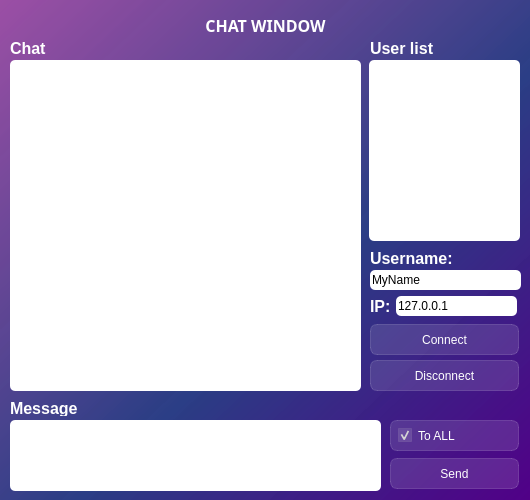
<?xml version="1.0" encoding="UTF-8"?>
<ui version="4.0">
 <class>Dialog</class>
 <widget class="QWidget" name="Dialog">
  <property name="geometry">
   <rect>
    <x>0</x>
    <y>0</y>
    <width>530</width>
    <height>500</height>
   </rect>
  </property>
  <property name="minimumSize">
   <size>
    <width>530</width>
    <height>500</height>
   </size>
  </property>
  <property name="maximumSize">
   <size>
    <width>530</width>
    <height>500</height>
   </size>
  </property>
  <property name="windowTitle">
   <string>Super chat</string>
  </property>
  <property name="styleSheet">
   <string notr="true">background: qlineargradient(spread:pad, x1:1, y1:1, x2:0, y2:0, stop:0 rgba(81, 0, 135, 255), stop:0.427447 rgba(41, 61, 132, 235), stop:1 rgba(155, 79, 165, 255));
</string>
  </property>
  <widget class="QListWidget" name="lwLog">
   <property name="geometry">
    <rect>
     <x>10</x>
     <y>60</y>
     <width>351</width>
     <height>331</height>
    </rect>
   </property>
   <property name="styleSheet">
    <string notr="true">background:  rgb(255, 255, 255);
border-radius: 5px;</string>
   </property>
   <property name="resizeMode">
    <enum>QListView::Fixed</enum>
   </property>
  </widget>
  <widget class="QListWidget" name="lwUsers">
   <property name="geometry">
    <rect>
     <x>369</x>
     <y>60</y>
     <width>151</width>
     <height>181</height>
    </rect>
   </property>
   <property name="minimumSize">
    <size>
     <width>140</width>
     <height>160</height>
    </size>
   </property>
   <property name="styleSheet">
    <string notr="true">background:  rgb(255, 255, 255);
color: black;
border-radius: 5px;</string>
   </property>
   <property name="selectionMode">
    <enum>QAbstractItemView::MultiSelection</enum>
   </property>
   <property name="sortingEnabled">
    <bool>true</bool>
   </property>
  </widget>
  <widget class="QPlainTextEdit" name="pteMessage">
   <property name="geometry">
    <rect>
     <x>10</x>
     <y>420</y>
     <width>371</width>
     <height>71</height>
    </rect>
   </property>
   <property name="styleSheet">
    <string notr="true">background:  rgb(255, 255, 255);
color: black;
border-radius: 5px;</string>
   </property>
  </widget>
  <widget class="QLabel" name="msg_label">
   <property name="geometry">
    <rect>
     <x>10</x>
     <y>400</y>
     <width>81</width>
     <height>16</height>
    </rect>
   </property>
   <property name="styleSheet">
    <string notr="true">color: white;
font-weight: bold;
font-size: 12pt;
background-color: none;
border: none;</string>
   </property>
   <property name="text">
    <string>Message</string>
   </property>
  </widget>
  <widget class="QLabel" name="chat_label">
   <property name="geometry">
    <rect>
     <x>10</x>
     <y>40</y>
     <width>81</width>
     <height>16</height>
    </rect>
   </property>
   <property name="styleSheet">
    <string notr="true">color: white;
font-weight: bold;
font-size: 12pt;
background-color: none;
border: none;</string>
   </property>
   <property name="text">
    <string>Chat</string>
   </property>
  </widget>
  <widget class="QLabel" name="usr_label">
   <property name="geometry">
    <rect>
     <x>370</x>
     <y>40</y>
     <width>141</width>
     <height>16</height>
    </rect>
   </property>
   <property name="styleSheet">
    <string notr="true">color: white;
font-weight: bold;
font-size: 12pt;
background-color: none;
border: none;</string>
   </property>
   <property name="text">
    <string>User list</string>
   </property>
  </widget>
  <widget class="QLabel" name="label_3">
   <property name="geometry">
    <rect>
     <x>10</x>
     <y>10</y>
     <width>511</width>
     <height>31</height>
    </rect>
   </property>
   <property name="font">
    <font>
     <family>Monotype Corsiva</family>
     <pointsize>12</pointsize>
     <bold>true</bold>
    </font>
   </property>
   <property name="layoutDirection">
    <enum>Qt::LeftToRight</enum>
   </property>
   <property name="styleSheet">
    <string notr="true">color: white;
font-weight: bold;
font-size: 12pt;
background-color: none;
border: none;</string>
   </property>
   <property name="text">
    <string>CHAT WINDOW</string>
   </property>
   <property name="alignment">
    <set>Qt::AlignCenter</set>
   </property>
  </widget>
  <widget class="QCheckBox" name="cbToAll">
   <property name="enabled">
    <bool>false</bool>
   </property>
   <property name="geometry">
    <rect>
     <x>390</x>
     <y>420</y>
     <width>129</width>
     <height>31</height>
    </rect>
   </property>
   <property name="styleSheet">
    <string notr="true">QCheckBox{
	padding-left: 7px;
	color: rgb(255, 255, 255);
	background-color:rgba(255,255,255,30);
	border: 1px solid rgba(255,255,255,40);
	border-radius:7px;
}</string>
   </property>
   <property name="text">
    <string>To ALL</string>
   </property>
   <property name="checked">
    <bool>true</bool>
   </property>
  </widget>
  <widget class="QPushButton" name="pbSend">
   <property name="enabled">
    <bool>false</bool>
   </property>
   <property name="geometry">
    <rect>
     <x>390</x>
     <y>458</y>
     <width>129</width>
     <height>31</height>
    </rect>
   </property>
   <property name="styleSheet">
    <string notr="true">QPushButton{
	color: rgb(255, 255, 255);
    background-color:rgba(255,255,255,30);
    border: 1px solid rgba(255,255,255,40);
    border-radius:7px;
}

QPushButton:hover{
	background-color:rgba(255,255,255,30);
}

QPushButton:pressed{
	background-color:rgba(255,255,255,70);
}</string>
   </property>
   <property name="text">
    <string>Send</string>
   </property>
  </widget>
  <widget class="QLineEdit" name="leName">
   <property name="geometry">
    <rect>
     <x>370</x>
     <y>270</y>
     <width>151</width>
     <height>20</height>
    </rect>
   </property>
   <property name="styleSheet">
    <string notr="true">background:  rgb(255, 255, 255);
color: black;
border-radius: 5px;</string>
   </property>
   <property name="text">
    <string>MyName</string>
   </property>
  </widget>
  <widget class="QLineEdit" name="leHost">
   <property name="geometry">
    <rect>
     <x>396</x>
     <y>296</y>
     <width>121</width>
     <height>20</height>
    </rect>
   </property>
   <property name="styleSheet">
    <string notr="true">background:  rgb(255, 255, 255);
color: black;
border-radius: 5px;</string>
   </property>
   <property name="text">
    <string>127.0.0.1</string>
   </property>
  </widget>
  <widget class="QPushButton" name="pbConnect">
   <property name="geometry">
    <rect>
     <x>370</x>
     <y>324</y>
     <width>149</width>
     <height>31</height>
    </rect>
   </property>
   <property name="styleSheet">
    <string notr="true">QPushButton{
	color: rgb(255, 255, 255);
    background-color:rgba(255,255,255,30);
    border: 1px solid rgba(255,255,255,40);
    border-radius:7px;
}

QPushButton:hover{
	background-color:rgba(255,255,255,30);
}

QPushButton:pressed{
	background-color:rgba(255,255,255,70);
}</string>
   </property>
   <property name="text">
    <string>Connect</string>
   </property>
  </widget>
  <widget class="QPushButton" name="pbDisconnect">
   <property name="enabled">
    <bool>false</bool>
   </property>
   <property name="geometry">
    <rect>
     <x>370</x>
     <y>360</y>
     <width>149</width>
     <height>31</height>
    </rect>
   </property>
   <property name="styleSheet">
    <string notr="true">QPushButton{
	color: rgb(255, 255, 255);
    background-color:rgba(255,255,255,30);
    border: 1px solid rgba(255,255,255,40);
    border-radius:7px;
}

QPushButton:hover{
	background-color:rgba(255,255,255,30);
}

QPushButton:pressed{
	background-color:rgba(255,255,255,70);
}</string>
   </property>
   <property name="text">
    <string>Disconnect</string>
   </property>
  </widget>
  <widget class="QLabel" name="usr_label_2">
   <property name="geometry">
    <rect>
     <x>370</x>
     <y>250</y>
     <width>141</width>
     <height>16</height>
    </rect>
   </property>
   <property name="styleSheet">
    <string notr="true">color: white;
font-weight: bold;
font-size: 12pt;
background-color: none;
border: none;</string>
   </property>
   <property name="text">
    <string>Username:</string>
   </property>
  </widget>
  <widget class="QLabel" name="usr_label_3">
   <property name="geometry">
    <rect>
     <x>370</x>
     <y>296</y>
     <width>31</width>
     <height>20</height>
    </rect>
   </property>
   <property name="styleSheet">
    <string notr="true">color: white;
font-weight: bold;
font-size: 12pt;
background-color: none;
border: none;</string>
   </property>
   <property name="text">
    <string>IP:</string>
   </property>
  </widget>
 </widget>
 <layoutdefault spacing="6" margin="11"/>
 <resources/>
 <connections/>
</ui>
